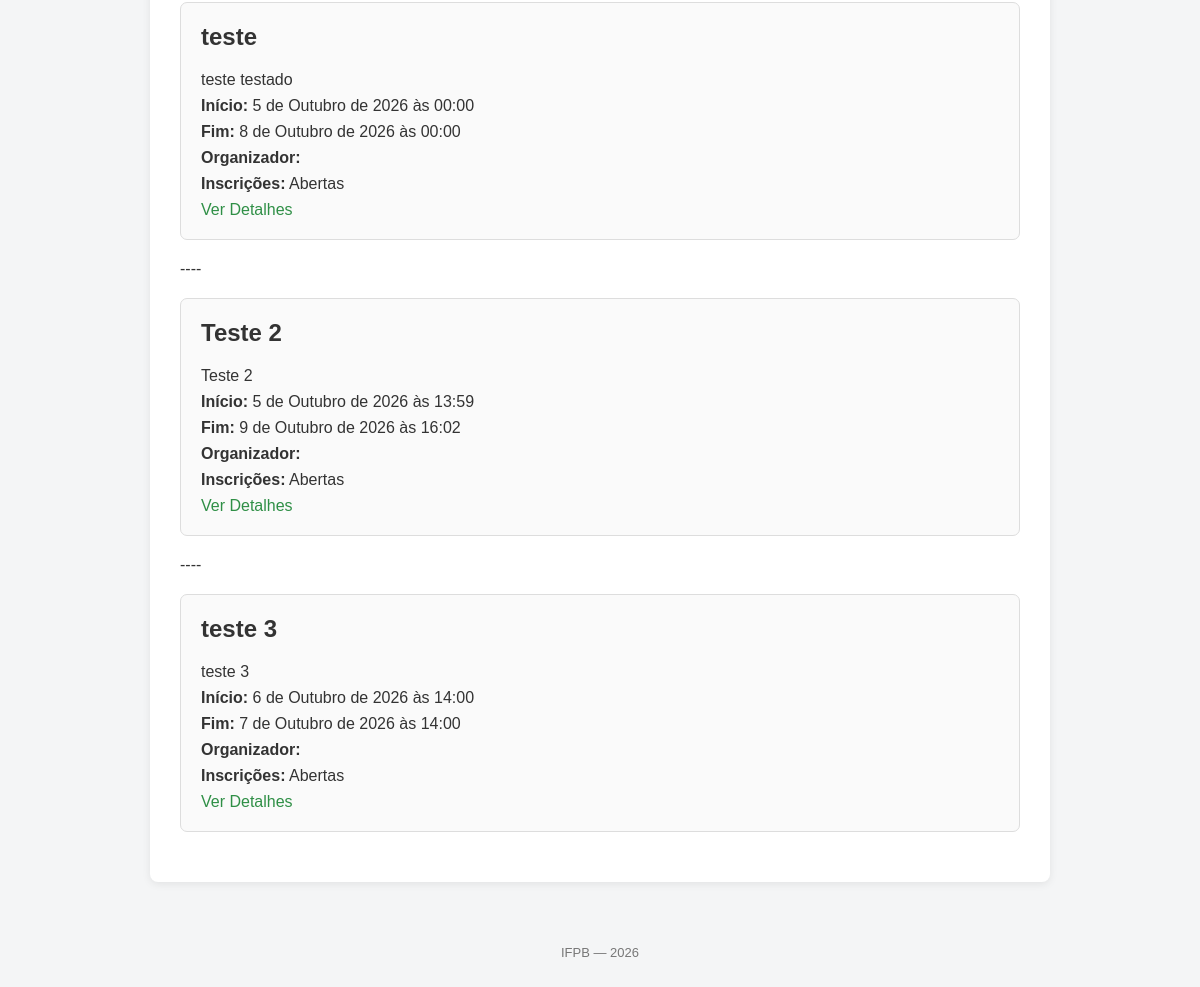
Before: /programacao (lower part) with the older database file.
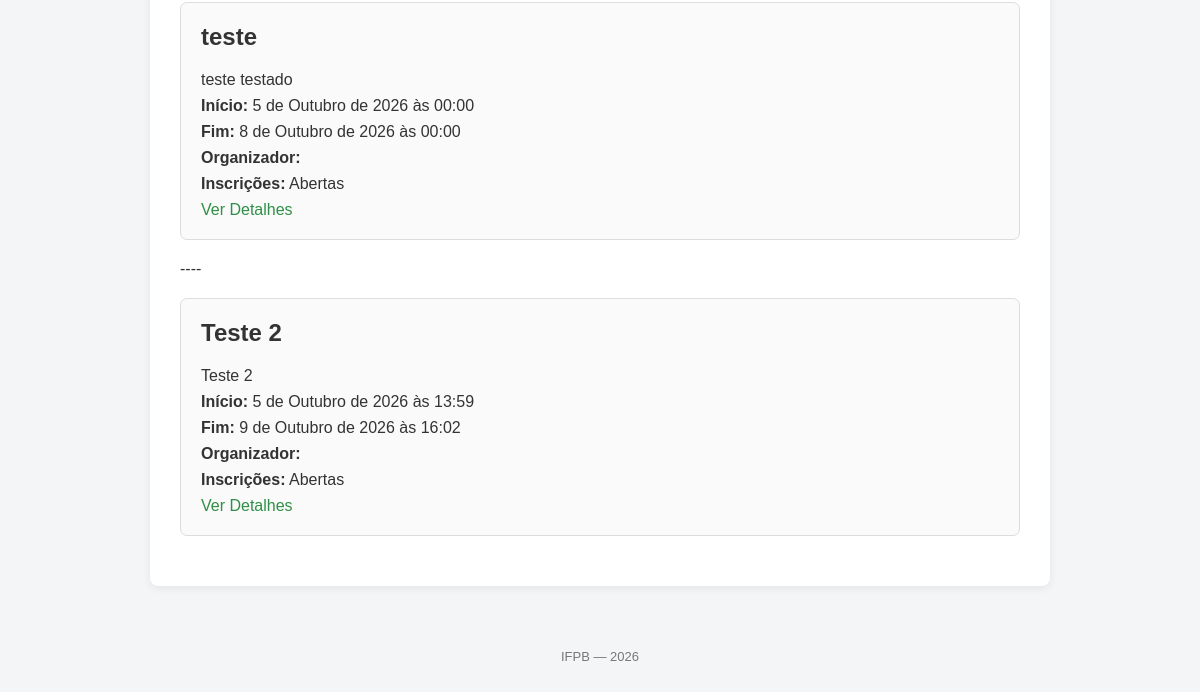
After: the same page with the newer database file.
### eventos/models.py (models this page shows, shortened)
class Evento(models.Model):
    nome = models.CharField(max_length=200)
    descricao = models.TextField(blank=True)
    inicio = models.DateTimeField()
    fim = models.DateTimeField()
    inscricoes_abertas = models.BooleanField(default=True)
    organizador = models.ForeignKey(
        settings.AUTH_USER_MODEL,
        on_delete=models.CASCADE,
        related_name="eventos_organizados"
    )

### eventos/views.py (the view)
# urls.py: path('programacao', views.programacao, name='programacao'),
def programacao(request):
    eventos = Evento.objects.all()
    return render(request, 'eventos/programacao.html', {'eventos': eventos})

### eventos/templates/eventos/programacao.html (shortened to what this page needs)
{% extends "base.html" %}
{% block conteudo %}
    {% for evento in eventos %}
        <p> ---- </p>
        <article>
            <h2>{{ evento.nome }}</h2>
            <p>{{ evento.descricao }}</p>
            <p>
                <strong>Início:</strong> {{ evento.inicio }}
            </p>
            <p>
                <strong>Fim:</strong> {{ evento.fim }}
            </p>
            <p>
                <strong>Organizador:</strong> {{ evento.organizador }}
            </p>
            <p>
                <strong>Inscrições:</strong>
                {% if evento.inscricoes_abertas %}
                    Abertas
                {% else %}
                    Encerradas
                {% endif %}
            </p>
            <a href="{% url 'eventos:evento' evento.id %}">Ver Detalhes</a>
        </article>
    {%endfor%}
{% endblock %}

Changed rows visible on the page:
removed Evento: nome "teste 3", descricao "teste 3", inicio "6 de Outubro de 2026 às 14:00", fim "7 de Outubro de 2026 às 14:00", inscricoes_abertas "Abertas"
